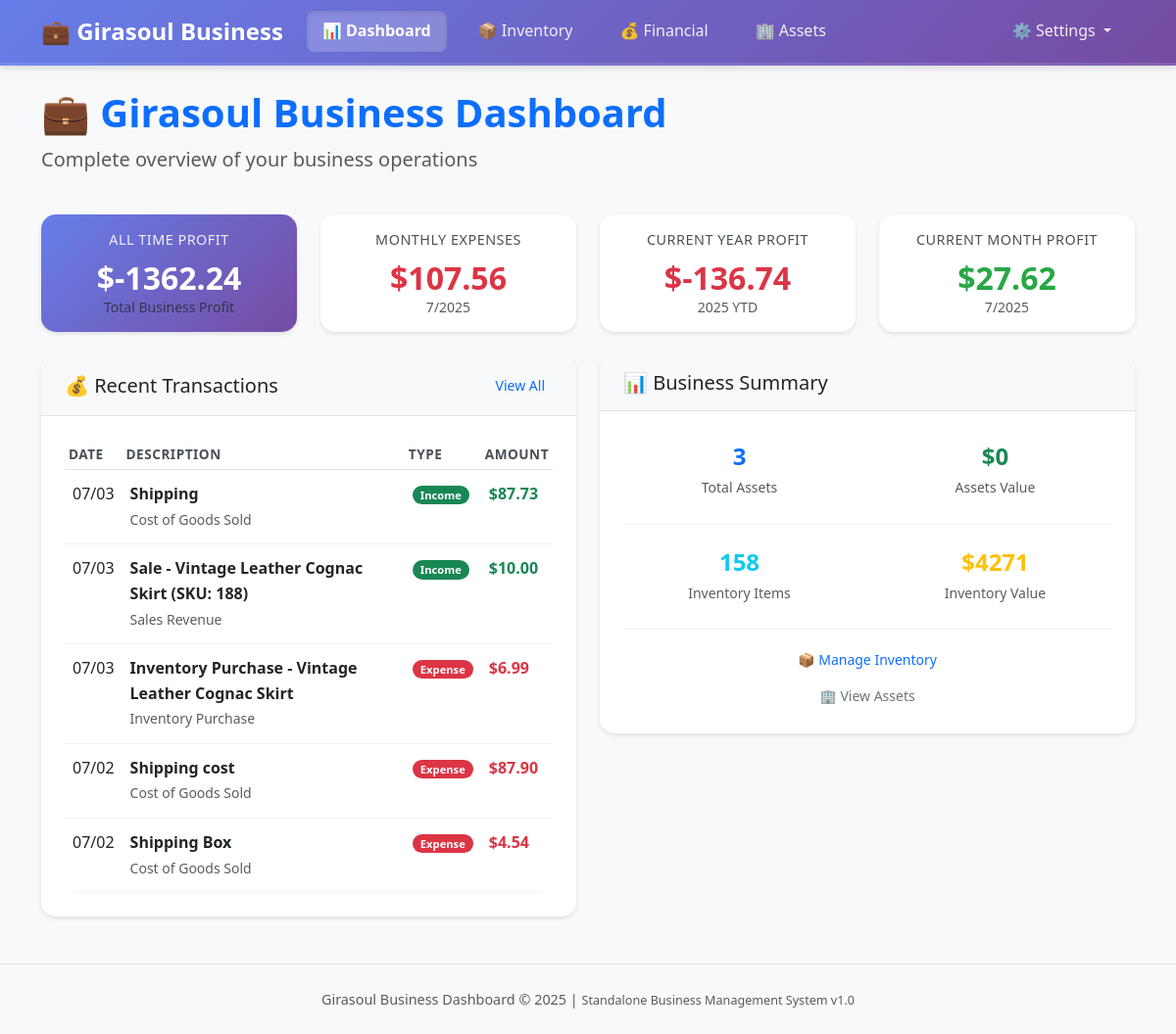
The page / on the database its author committed.
### models.py (models this page shows, shortened)
class BusinessTransaction(db.Model):
    __tablename__ = 'business_transactions'
    id = db.Column(db.Integer, primary_key=True)
    date = db.Column(db.Date, nullable=False, index=True)
    description = db.Column(db.String(200), nullable=False)
    amount = db.Column(db.Numeric(10, 2), nullable=False)
    category = db.Column(db.String(50), nullable=False, index=True)
    sub_category = db.Column(db.String(50))
    transaction_type = db.Column(db.String(10), nullable=False, index=True)  # 'income' or 'expense'
    account_name = db.Column(db.String(100), nullable=False)
    vendor = db.Column(db.String(100))
    invoice_number = db.Column(db.String(50))
    notes = db.Column(db.Text)

### blueprints/views/dashboard.py (the view)
@dashboard_bp.route('/')
def dashboard():
    print("💼 Loading business dashboard...")
    try:
        current_date = datetime.now()
        current_year = current_date.year
        current_month = current_date.month
        metrics = calculate_dashboard_metrics(current_year, current_month)
        recent_transactions = BusinessTransaction.query.order_by(
            BusinessTransaction.date.desc(),
            BusinessTransaction.id.desc()
        ).limit(10).all()
        assets_summary = get_assets_summary()
        inventory_summary = get_inventory_summary()
        return render_template('dashboard.html',
                             metrics=metrics,
                             recent_transactions=recent_transactions,
                             assets_summary=assets_summary,
                             inventory_summary=inventory_summary,
                             current_year=current_year,
                             current_month=current_month)
    except Exception as e:
        print(f"❌ Error loading business dashboard: {e}")
        import traceback
        traceback.print_exc()
        return render_template('dashboard.html',
                             metrics=None,
                             recent_transactions=[],
                             assets_summary={},
                             inventory_summary={},
                             current_year=current_year,
                             current_month=current_month,
                             error=str(e))

### models.py (called while the page is built)
def get_assets_summary():
    from sqlalchemy import func
    summary = db.session.query(
        func.count(BusinessAsset.id).label('total_assets'),
        func.sum(BusinessAsset.purchase_price).label('total_purchase_value')
    ).filter(BusinessAsset.is_active == True).first()
    disposed_count = db.session.query(func.count(BusinessAsset.id)).filter(
        BusinessAsset.is_active == False
    ).scalar()
    return {
        'total_assets': summary.total_assets or 0,
        'total_purchase_value': float(summary.total_purchase_value or 0),
        'disposed_assets': disposed_count or 0
    }

### templates/dashboard.html (shortened to what this page needs)
{% extends "base.html" %}
{% block extra_css %}
<link href="{{ url_for('static', filename='css/dashboard.css') }}" rel="stylesheet">
{% endblock %}
{% block content %}
<div class="row mb-4">
    <div class="col-md-8">
        <h1 class="display-6 fw-bold text-primary">💼 Girasoul Business Dashboard</h1>
        <p class="lead text-muted">Complete overview of your business operations</p>
    </div>
</div>
<div class="row mb-4" id="businessMetrics">
    <div class="col-md-3">
        <div class="card metric-card business-card">
            <div class="metric-label">All Time Profit</div>
            <div class="metric-value {{ 'positive' if metrics and metrics.all_time_profit and metrics.all_time_profit > 0 else 'negative' }}">
                ${{ "%.2f"|format(metrics.all_time_profit if metrics and metrics.all_time_profit else 0) }}
            </div>
            <small class="text-muted">Total Business Profit</small>
        </div>
    </div>
    <div class="col-md-3">
        <div class="card metric-card">
            <div class="metric-label">Monthly Expenses</div>
            <div class="metric-value negative">
                ${{ "%.2f"|format(metrics.monthly_expenses if metrics and metrics.monthly_expenses else 0) }}
            </div>
            <small class="text-muted">{{ current_month }}/{{ current_year }}</small>
        </div>
    </div>
    <div class="col-md-3">
        <div class="card metric-card">
            <div class="metric-label">Current Year Profit</div>
            <div class="metric-value {{ 'positive' if metrics and metrics.current_year_profit and metrics.current_year_profit > 0 else 'negative' }}">
                ${{ "%.2f"|format(metrics.current_year_profit if metrics and metrics.current_year_profit else 0) }}
            </div>
            <small class="text-muted">{{ current_year }} YTD</small>
        </div>
    </div>
    <div class="col-md-3">
        <div class="card metric-card">
            <div class="metric-label">Current Month Profit</div>
            <div class="metric-value {{ 'positive' if metrics and metrics.current_month_profit and metrics.current_month_profit > 0 else 'negative' }}">
                ${{ "%.2f"|format(metrics.current_month_profit if metrics and metrics.current_month_profit else 0) }}
            </div>
            <small class="text-muted">{{ current_month }}/{{ current_year }}</small>
        </div>
    </div>
</div>
<div class="row mb-4">
    <div class="col-md-6">
        <div class="card dashboard-card">
            <div class="card-header d-flex justify-content-between align-items-center">
                <h5 class="mb-0">💰 Recent Transactions</h5>
                <a href="{{ url_for('financial.financial') }}" class="btn btn-outline-primary btn-sm">
                    View All
                </a>
            </div>
            <div class="card-body">
                {% if recent_transactions and recent_transactions|length > 0 %}
                    <div class="table-responsive">
                        <table class="table table-sm">
                            <thead>
                                <tr>
                                    <th>Date</th>
                                    <th>Description</th>
                                    <th>Type</th>
                                    <th>Amount</th>
                                </tr>
                            </thead>
                            <tbody>
                                {% for transaction in recent_transactions[:5] %}
                                <tr>
                                    <td>{{ transaction.date.strftime('%m/%d') if transaction.date else '' }}</td>
                                    <td>
                                        <div class="fw-bold">{{ transaction.description }}</div>
                                        <small class="text-muted">{{ transaction.category }}</small>
                                    </td>
                                    <td>
                                        <span class="badge bg-{{ 'success' if transaction.transaction_type == 'Income' else 'danger' }}">
                                            {{ transaction.transaction_type }}
                                        </span>
                                    </td>
                                    <td class="fw-bold {{ 'text-success' if transaction.transaction_type == 'Income' else 'text-danger' }}">
                                        ${{ "%.2f"|format(transaction.amount) }}
                                    </td>
                                </tr>
                                {% endfor %}
                            </tbody>
                        </table>
                    </div>
                {% endif %}
            </div>
        </div>
    </div>
    <div class="col-md-6">
        <div class="card dashboard-card">
            <div class="card-header">
                <h5 class="mb-0">📊 Business Summary</h5>
            </div>
            <div class="card-body">
                <div class="row mb-3">
                    <div class="col-6">
                        <div class="text-center summary-item">
                            <h4 class="text-primary mb-1">{{ assets_summary.total_assets if assets_summary else 0 }}</h4>
                            <small class="text-muted">Total Assets</small>
                        </div>
                    </div>
                    <div class="col-6">
                        <div class="text-center summary-item">
                            <h4 class="text-success mb-1">${{ "%.0f"|format(assets_summary.total_current_value if assets_summary and assets_summary.total_current_value else 0) }}</h4>
                            <small class="text-muted">Assets Value</small>
                        </div>
                    </div>
                </div>
                <hr class="summary-divider">
                <div class="row mb-3">
                    <div class="col-6">
                        <div class="text-center summary-item">
                            <h4 class="text-info mb-1">{{ inventory_summary.total_items if inventory_summary else 0 }}</h4>
                            <small class="text-muted">Inventory Items</small>
                        </div>
                    </div>
                    <div class="col-6">
                        <div class="text-center summary-item">
                            <h4 class="text-warning mb-1">${{ "%.0f"|format(inventory_summary.total_value if inventory_summary and inventory_summary.total_value else 0) }}</h4>
                            <small class="text-muted">Inventory Value</small>
                        </div>
                    </div>
                </div>
                <hr class="summary-divider">
                <div class="d-grid gap-2 quick-actions">
                    <a href="{{ url_for('inventory.inventory') }}" class="btn btn-outline-primary btn-sm">
                        📦 Manage Inventory
                    </a>
                    <a href="{{ url_for('assets.assets') }}" class="btn btn-outline-secondary btn-sm">
                        🏢 View Assets
                    </a>
                </div>
            </div>
        </div>
    </div>
</div>
{% endblock %}

### static/css/main.css (style rules this page uses)
:root { --primary-gradient: linear-gradient(135deg, #667eea 0%, #764ba2 100%); --success-color: #28a745; --danger-color: #dc3545; --warning-color: #ffc107; --info-color: #17a2b8; --light-color: #f8f9fa; --dark-color: #495057; --shadow-light: 0 2px 4px rgba(0,0,0,0.1); --shadow-medium: 0 4px 6px rgba(0,0,0,0.1); --shadow-heavy: 0 6px 12px rgba(0,0,0,0.15); --border-radius: 10px; --border-radius-large: 15px; }
* { box-sizing: border-box; }
body { font-family: 'Segoe UI', Tahoma, Geneva, Verdana, sans-serif; background-color: #f8f9fa; line-height: 1.6; }
.business-card { background: var(--primary-gradient); color: white; border: none; border-radius: var(--border-radius-large); transition: all 0.3s ease; }
.metric-card { background: white; border-radius: var(--border-radius-large); padding: 1.5rem; text-align: center; border: none; box-shadow: var(--shadow-light); transition: all 0.3s ease; height: 100%; }
.metric-label { font-size: 0.9rem; color: var(--dark-color); font-weight: 500; margin-bottom: 0.5rem; text-transform: uppercase; letter-spacing: 0.5px; }
.metric-value { font-size: 2rem; font-weight: bold; margin: 0; line-height: 1.2; }
.metric-value.positive { color: var(--success-color); }
.metric-value.negative { color: var(--danger-color); }
.btn { border-radius: 8px; font-weight: 500; transition: all 0.2s ease; border: none; }
.table { border-radius: var(--border-radius); overflow: hidden; box-shadow: var(--shadow-light); background: white; }
.table th { background-color: var(--light-color); border-bottom: 2px solid #dee2e6; font-weight: 600; color: var(--dark-color); text-transform: uppercase; font-size: 0.85rem; letter-spacing: 0.5px; }

### static/css/dashboard.css (style rules this page uses)
.dashboard-card { border: none; border-radius: var(--border-radius-large); box-shadow: var(--shadow-light); transition: all 0.3s ease; background: white; }
.dashboard-card .card-header { background-color: var(--light-color); border-bottom: 1px solid #dee2e6; border-radius: var(--border-radius-large) var(--border-radius-large) 0 0; padding: 1rem 1.5rem; }
.dashboard-card .card-body { padding: 1.5rem; }
#businessMetrics .metric-card { height: 120px; display: flex; flex-direction: column; justify-content: center; transition: all 0.3s ease; position: relative; overflow: hidden; }
#businessMetrics .metric-card::before { content: ''; position: absolute; top: 0; left: 0; right: 0; height: 4px; background: var(--primary-gradient); opacity: 0; transition: opacity 0.3s ease; }
.business-card { background: var(--primary-gradient); color: white; }
.business-card .metric-label { color: rgba(255, 255, 255, 0.9); }
.business-card .metric-value { color: white; }
.summary-item { padding: 0.5rem; transition: all 0.2s ease; border-radius: 8px; }
.summary-item h4 { font-weight: 700; margin-bottom: 0.25rem; }
.summary-divider { margin: 1rem 0; border-color: #dee2e6; opacity: 0.5; }
.quick-actions .btn { border-radius: 8px; font-weight: 500; transition: all 0.2s ease; }
.dashboard-card .table { margin-bottom: 0; box-shadow: none; }
.dashboard-card .table th { background-color: transparent; border-bottom: 1px solid #dee2e6; font-size: 0.85rem; font-weight: 600; text-transform: uppercase; letter-spacing: 0.5px; color: var(--dark-color); }
.dashboard-card .table td { padding: 0.75rem 0.5rem; border-bottom: 1px solid rgba(0, 0, 0, 0.05); }
.dashboard-card .badge { font-size: 0.7rem; padding: 0.25rem 0.5rem; border-radius: 12px; }
.metric-card { animation: fadeInUp 0.6s ease-out; }
.metric-card:nth-child(1) { animation-delay: 0.1s; }
.dashboard-card { animation: slideInLeft 0.6s ease-out; }

### rows shown on the page
BusinessTransaction: amount "87.73"
BusinessTransaction: amount "10.00"
BusinessTransaction: amount "6.99"
BusinessTransaction: amount "87.90"
BusinessTransaction: amount "4.54"

### other values the page prints
{{ assets_summary.total_assets if assets_summary else 0 }} "3"
{{ inventory_summary.total_items if inventory_summary else 0 }} "158"
